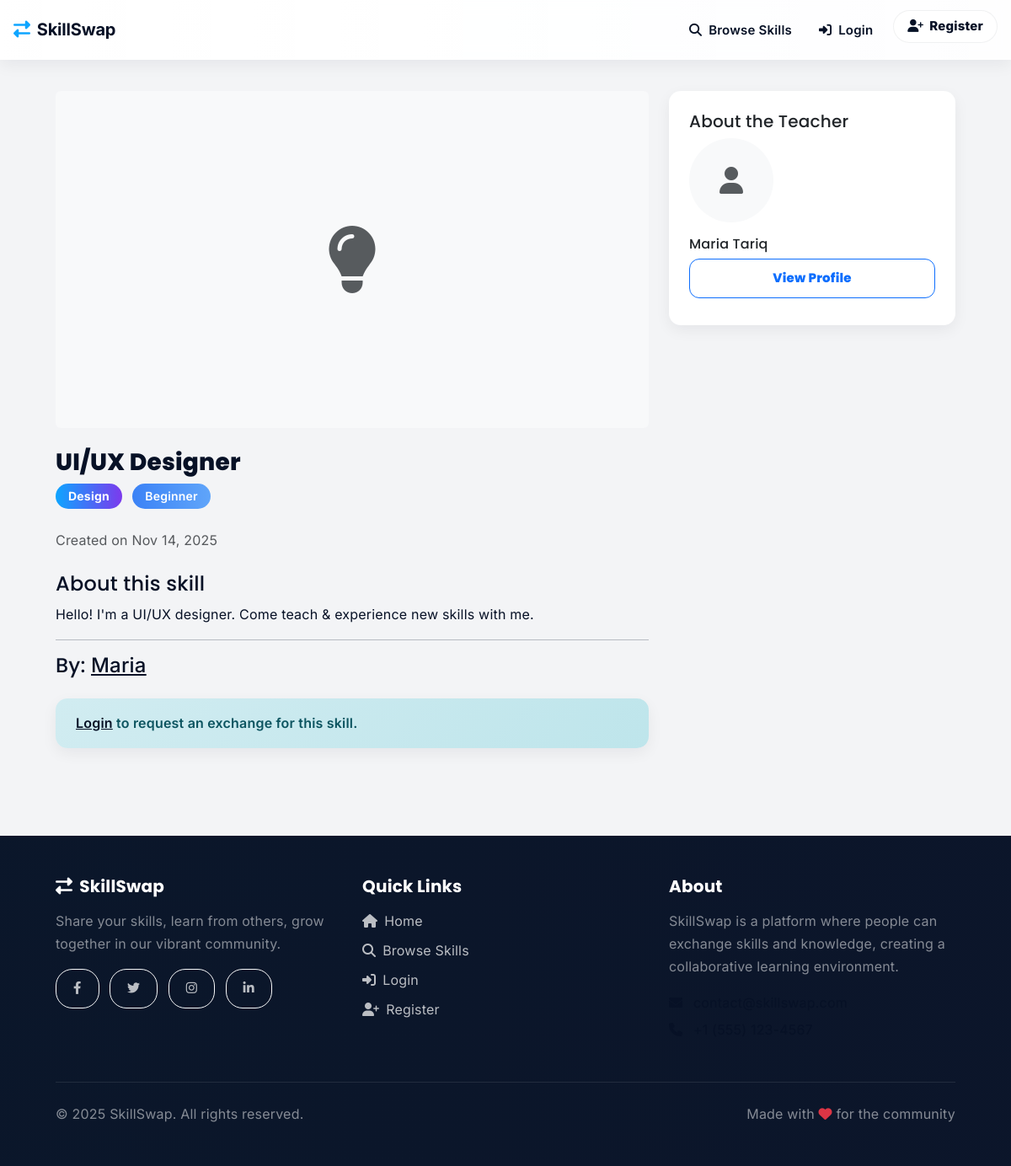
Screenshot of /skill/4/ with the database file from the repository.
### skillswap/models.py (models this page shows, shortened)
class Skill(models.Model):
    LEVEL_CHOICES = [
        ('beginner', 'Beginner'),
        ('intermediate', 'Intermediate'),
        ('advanced', 'Advanced'),
        ('expert', 'Expert'),
    ]
    CATEGORY_CHOICES = [
        ('programming', 'Programming'),
        ('languages', 'Languages'),
        ('design', 'Design'),
        ('business', 'Business'),
        ('music', 'Music'),
        ('sports', 'Sports'),
        ('cooking', 'Cooking'),
        ('art', 'Art'),
        ('fitness', 'Fitness'),
        ('other', 'Other'),
    ]
    owner = models.ForeignKey(UserProfile, on_delete=models.CASCADE, related_name='skills')
    name = models.CharField(max_length=100)
    description = models.TextField()
    category = models.CharField(max_length=50, choices=CATEGORY_CHOICES)
    level = models.CharField(max_length=20, choices=LEVEL_CHOICES)
    image = models.ImageField(upload_to='skill_images/', blank=True, null=True)
    created_at = models.DateTimeField(auto_now_add=True)
    updated_at = models.DateTimeField(auto_now=True)
    class Meta:
        ordering = ['-created_at']

class UserProfile(models.Model):
    user = models.OneToOneField(User, on_delete=models.CASCADE)
    bio = models.TextField(blank=True, null=True)
    profile_picture = models.ImageField(upload_to='profile_pics/', blank=True, null=True)
    location = models.CharField(max_length=100, blank=True)
    rating = models.FloatField(default=0, validators=[MinValueValidator(0), MaxValueValidator(5)])
    created_at = models.DateTimeField(auto_now_add=True)
    updated_at = models.DateTimeField(auto_now=True)
    class Meta:
        ordering = ['-created_at']

### skillswap/views.py (the view)
# urls.py: path('skill/<int:pk>/', views.skill_detail, name='skill_detail'),
def skill_detail(request, pk):
    skill = get_object_or_404(Skill, pk=pk)
    context = {'skill': skill}
    return render(request, 'skillswap/skill_detail.html', context)

### skillswap/templates/skillswap/skill_detail.html (shortened to what this page needs)
{% extends 'base.html' %}
{% block content %}
<div class="navbar-padding"></div>
<div class="container content-container">
    <div class="row">
        <div class="col-md-8">
            {% if skill.image %}
                <img src="{{ skill.image.url }}" alt="{{ skill.name }}" class="img-fluid rounded mb-4" style="max-height: 400px; object-fit: cover; width: 100%;">
            {% else %}
                <div class="bg-light rounded mb-4 d-flex align-items-center justify-content-center" style="height: 400px;">
                    <i class="fas fa-lightbulb fa-5x text-muted"></i>
                </div>
            {% endif %}
            <h2>{{ skill.name }}</h2>
            <div class="mb-3">
                <span class="badge badge-category" style="font-size: 14px; padding: 8px 15px;">{{ skill.get_category_display }}</span>
                <span class="badge bg-info" style="font-size: 14px; padding: 8px 15px;">{{ skill.get_level_display }}</span>
            </div>
            <p class="text-muted mb-4">Created on {{ skill.created_at|date:"M d, Y" }}</p>
            <h4>About this skill</h4>
            <p>{{ skill.description }}</p>
            <hr>
            <div class="mb-4">
                <h4>By: <a href="{% url 'profile' skill.owner.user.username %}">{{ skill.owner.user.username }}</a></h4>
            </div>
            {% if user.is_authenticated and user == skill.owner.user %}
                <div class="mt-4">
                    <a href="{% url 'skill_edit' skill.pk %}" class="btn btn-warning">Edit</a>
                    <a href="{% url 'skill_delete' skill.pk %}" class="btn btn-danger">Delete</a>
                </div>
            {% elif user.is_authenticated %}
                <a href="{% url 'exchange_request' skill.pk %}" class="btn btn-primary btn-lg">Request Exchange</a>
            {% else %}
                <p class="alert alert-info">
                    <a href="{% url 'login' %}">Login</a> to request an exchange for this skill.
                </p>
            {% endif %}
        </div>
        <div class="col-md-4">
            <div class="card">
                <div class="card-body">
                    <h5 class="card-title">About the Teacher</h5>
                    {% if skill.owner.profile_picture %}
                        <img src="{{ skill.owner.profile_picture.url }}" alt="{{ skill.owner.user.username }}" class="img-fluid rounded-circle mb-3" style="max-width: 100px;">
                    {% else %}
                        <div class="bg-light rounded-circle d-flex align-items-center justify-content-center mb-3" style="width: 100px; height: 100px;">
                            <i class="fas fa-user text-muted fa-2x"></i>
                        </div>
                    {% endif %}
                    <h6>{{ skill.owner.user.get_full_name|default:skill.owner.user.username }}</h6>
                    <a href="{% url 'profile' skill.owner.user.username %}" class="btn btn-outline-primary btn-sm w-100">View Profile</a>
                </div>
            </div>
        </div>
    </div>
</div>
{% endblock %}

### skillswap/static/css/modern-style.css (style rules this page uses)
:root { --bg: #f3f4f6; --surface: #ffffff; --muted: #6b7280; --electric-blue: #0ea5ff; --soft-white: #ffffff; --aqua-green: #14b8a6; --midnight-navy: #061226; --vibrant-purple: #7c3aed; --light-gray: #eef2f7; --coral-orange: #ff6b6b; --deep-charcoal: #071126; --success-color: #10b981; --warning-color: #f59e0b; --danger-color: #ef4444; --info-color: #3b82f6; --primary-gradient: linear-gradient(90deg, var(--electric-blue) 0%, var(--aqua-green) 100%); --primary-gradient-2: linear-gradient(90deg, var(--vibrant-purple) 0%, var(--electric-blue) 100%); --accent-gradient: linear-gradient(90deg, var(--coral-orange) 0%, #ff8a66 100%); --success-gradient: linear-gradient(90deg, var(--success-color) 0%, #34d399 100%); --warning-gradient: linear-gradient(90deg, var(--warning-color) 0%, #fbbf24 100%); --danger-gradient: linear-gradient(90deg, var(--danger-color) 0%, #f87171 100%); --info-gradient: linear-gradient(90deg, var(--info-color) 0%, #60a5fa 100%); --cta: var(--coral-orange); --highlight: #f59e0b; --shadow-sm: 0 6px 18px rgba(7, 17, 38, 0.06); --shadow-md: 0 12px 30px rgba(7, 17, 38, 0.09); --shadow-lg: 0 20px 50px rgba(7, 17, 38, 0.15); --radius-sm: 10px; --radius-md: 14px; --radius-lg: 20px; --ease-fast: 0.16s cubic-bezier(.4,0,.2,1); --ease: 0.28s cubic-bezier(.4,0,.2,1); --transition-fast: 0.2s ease; --transition-normal: 0.3s ease; --transition-slow: 0.5s ease; }
* { box-sizing: border-box; }
html,body { height: 100%; }
body { margin: 0; font-family: 'Poppins', 'Inter', 'Segoe UI', system-ui, -apple-system, 'Helvetica Neue', Arial; background: var(--bg); color: var(--deep-charcoal); -webkit-font-smoothing:antialiased; font-size: 16px; line-height: 1.7; letter-spacing: 0.2px; }
.container { max-width: 1100px; padding-left: 1rem; padding-right: 1rem; }
.btn { border-radius: 12px; padding: 0.7rem 1.25rem; font-weight: 800; transition: transform var(--ease), box-shadow var(--ease), opacity var(--ease); font-size: 15px; font-family: 'Poppins', 'Inter', sans-serif; margin-right: 0.5rem; margin-bottom: 0.5rem; }
.btn:last-child { margin-right: 0; }
.card { border: none; background: var(--surface); border-radius: var(--radius-md); box-shadow: var(--shadow-sm); margin-bottom: 1.5rem; transition: all var(--ease); }
.card-body { padding: 1.5rem; }
.badge { padding: 0.5rem 0.75rem; font-weight: 600; font-size: 13px; border-radius: 999px; display: inline-block; margin-right: 0.5rem; margin-bottom: 0.5rem; }
.badge-category { background: linear-gradient(90deg, var(--electric-blue), var(--vibrant-purple)) !important; color: white !important; border-radius: 999px; padding: 0.5rem 0.75rem; font-weight: 700; font-size: 13px; border: none; }
.badge.bg-info { background: linear-gradient(90deg, var(--info-color), #60a5fa) !important; color: white !important; font-weight: 600; }
.alert { border-radius: 12px; box-shadow: var(--shadow-sm); border: none; font-weight:600; }
h2 { font-family: 'Poppins', sans-serif; font-weight:800; font-size:1.75rem; color: var(--deep-charcoal); margin-bottom: .5rem; }
p, li, span, a { font-family: 'Inter', system-ui, -apple-system, 'Segoe UI', Arial; color: var(--deep-charcoal); }
.alert { border-radius: var(--radius-md); border: none; padding: 1rem 1.5rem; box-shadow: var(--shadow-sm); }
.alert-info { background: linear-gradient(135deg, #d1ecf1 0%, #bee5eb 100%); color: #0c5460; }
.navbar-padding { padding-top: 76px; }
.content-container { margin-top: 2rem; margin-bottom: 2rem; padding: 0 1rem; }
.row > [class*="col-"] { padding-left: 0.75rem; padding-right: 0.75rem; margin-bottom: 1.5rem; }
.badge { padding: 0.5rem 0.75rem; white-space: nowrap; }

### rows the page displays
Skill: name "UI/UX Designer", category "Design", level "Beginner", created_at "Nov 14, 2025", description "Hello! I'm a UI/UX designer. Come teach & experience new skills with me.", owner.user.username "Maria", owner.user.get_full_name "Maria Tariq"
